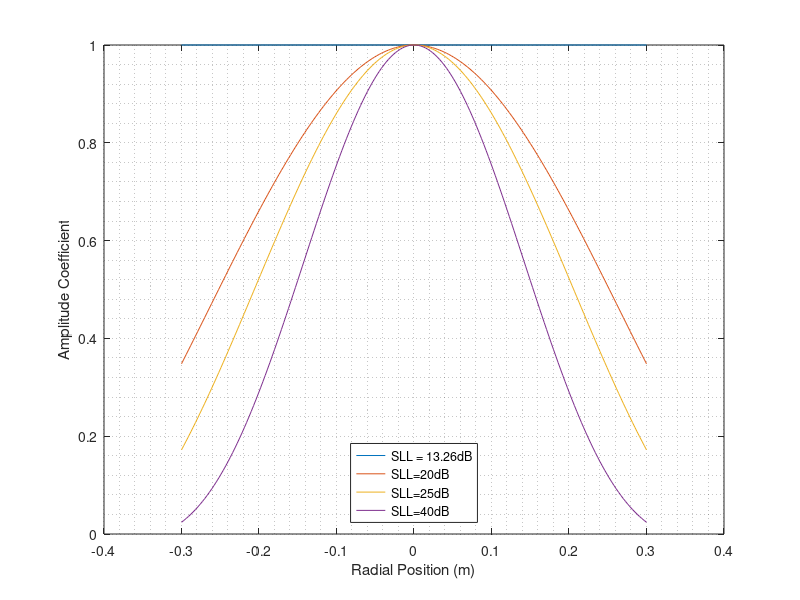
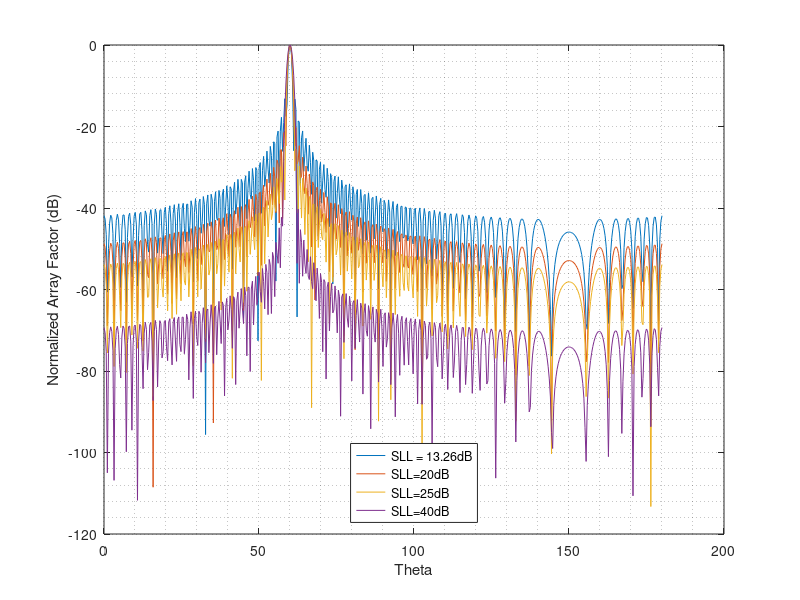

These figures' MATLAB source, in order:
clear; close all;

L = 0.6;
z = linspace(-L/2,L/2,201);
f = 25e9;
lambda = 3e8/f;
k = 2.*pi./lambda;

th0 = deg2rad(60);
scanw = exp(1j.*k.*z.*cos(th0));

%% Taylor one parameter distribution
%   B           SLL(dB)     Efficiency
%   0           13.26       1
%   0.7386      20          0.933
%   1.0229      25          0.995
%   1.7415      40          0.709
%%
Bs =[0, 0.7386,1.0229,1.7415];

for ii = 1:numel(Bs)
    B = Bs(ii);
    Jarg = 1j.*pi.*B.*sqrt(1-(2.*z./L).^2);
    Iz = besselj(0,Jarg);
    figure(1);
    plot(z,Iz./(max(Iz))); hold on;
    
    theta = linspace(0,pi,501);
    
    AF = Iz*exp(-1j.*(k.*z.*sin(theta'-th0')))';
    AF = 20.*log10(abs(AF./max(AF)));
    figure(2);
    plot(rad2deg(theta),AF); hold on;
end

figure(1);
xlabel('Radial Position (m)');
ylabel('Amplitude Coefficient');
grid minor;
legend('SLL = 13.26dB','SLL=20dB','SLL=25dB','SLL=40dB','Location','south');

figure(2);
xlabel('Theta');
ylabel('Normalized Array Factor (dB)');
grid minor;
legend('SLL = 13.26dB','SLL=20dB','SLL=25dB','SLL=40dB','Location','south');
